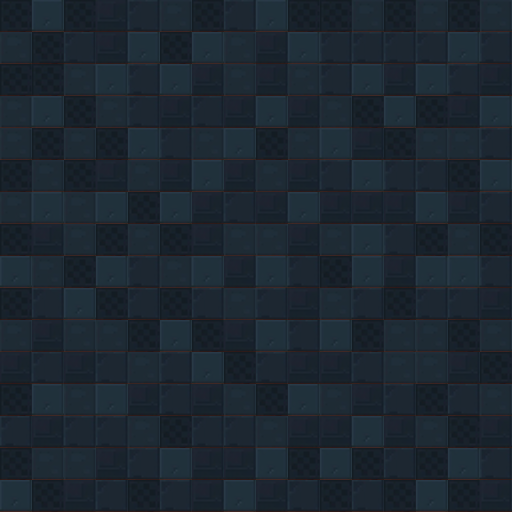

The image is a tile-based game level rendered from a .tmx file. Its description and complete source (layers, tilesets, objects, tile grids) follow:
An orthogonal 16x16 tile map with 32x32 px tiles, 2 tile layers (Floor1, Floor2).

<map version="1.0" tiledversion="1.0.1" orientation="orthogonal" renderorder="right-down" width="16" height="16" tilewidth="32" tileheight="32" nextobjectid="1">
 <tileset firstgid="1" name="brick" tilewidth="32" tileheight="32" tilecount="294" columns="21">
  <image source="brick.png" width="672" height="448" />
 </tileset>
 <layer name="Floor1" width="16" height="16">
  <data encoding="csv">
108,110,107,111,107,111,108,111,106,110,107,111,106,110,108,110,
111,106,109,110,107,106,109,107,109,110,106,107,109,107,106,109,
108,109,108,107,111,107,108,109,107,111,108,107,108,111,107,110,
107,111,106,110,108,109,110,108,106,108,110,106,109,106,108,106,
111,109,109,109,106,111,106,111,111,109,108,111,110,107,108,111,
106,107,111,106,109,107,110,107,110,107,106,108,106,107,108,106,
111,109,110,107,110,110,107,107,109,111,107,110,109,110,111,107,
106,109,107,111,108,106,111,110,106,108,110,106,110,107,106,110,
111,109,111,106,111,110,107,111,109,111,108,111,106,111,110,108,
107,109,107,110,107,108,110,106,110,106,109,108,111,106,110,107,
111,109,106,109,111,109,110,108,106,110,108,109,109,111,106,110,
106,109,111,108,106,108,106,111,108,111,106,106,110,108,106,108,
111,108,108,111,108,111,109,108,110,108,109,110,108,109,111,111,
107,111,107,108,108,107,111,109,106,111,110,106,110,106,110,107,
111,108,106,110,108,110,106,111,111,109,107,109,108,110,111,109,
107,111,108,111,107,109,111,108,107,110,108,111,107,111,107,110
</data>
 </layer>
 <layer name="Floor2" width="16" height="16">
  <data encoding="csv">
106,110,106,107,108,109,106,108,110,106,106,109,106,109,106,109,
109,106,108,107,110,106,110,109,107,110,108,108,108,108,110,108,
106,106,109,110,108,110,107,109,107,109,108,110,107,110,108,107,
109,110,106,109,108,107,108,107,110,107,109,106,110,106,107,110,
109,106,109,106,110,108,109,110,106,109,110,107,106,109,109,108,
106,109,106,107,109,107,110,107,109,107,108,110,108,108,106,110,
109,110,109,110,106,110,107,108,107,110,107,107,107,110,107,108,
106,107,109,106,109,106,107,109,109,107,109,110,108,106,109,106,
110,109,106,110,108,109,110,107,110,108,106,110,107,110,110,108,
106,108,110,106,108,106,108,109,108,107,109,108,106,108,108,107,
109,107,109,109,106,110,106,107,110,108,110,106,109,109,106,109,
107,108,107,108,109,108,110,106,108,107,107,108,109,109,107,106,
106,110,109,110,107,108,107,109,106,110,109,107,108,106,108,109,
108,107,108,108,109,106,108,108,109,107,107,110,107,109,106,107,
106,109,109,107,108,110,107,107,110,106,110,106,108,106,110,108,
110,106,107,108,106,108,107,110,107,108,106,108,106,110,106,107
</data>
 </layer>
</map>